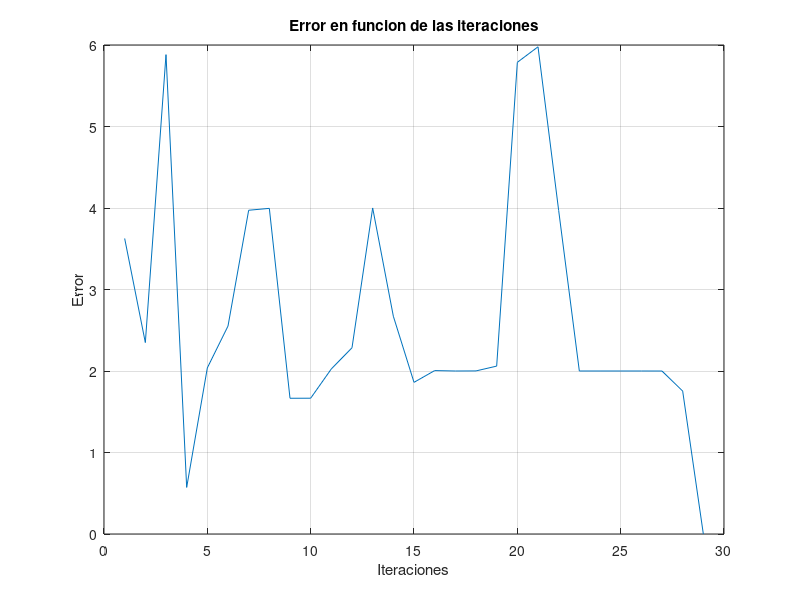

The MATLAB source for this figure:
% Ejercicio 5 - Guia 3
% Rossi Francisco - 99540

%%
clear all;
close all;
clc
alpha = 0.99;
mu = 0;
var = 1;
k = 1;
T_max = 20;
T_min = 1e-6;
E_target = 1e-4;
N = 4; % cantidad de neuronas x capa
size_X = 3; % cantidad de entradas
%
%%
X = [ones(4,1),[-1;1;-1;1],[-1;-1;1;1]];
y_d = [-1;1;1;-1]; % salida x-or
% inicializo w

% Pesos sinapticos iniciales
W_10 = normrnd(mu,var,N,size_X); 
W_21 = normrnd(mu,var,N,N); 
W_32 = normrnd(mu,var,N,N);
W_43 = normrnd(mu,var,1,N);

%defino los pesos sinapticos de los bias
b_10 = normrnd(mu,var,N,1);
b_21 = normrnd(mu,var,N,1);
b_32 = normrnd(mu,var,N,1);
b_43 = normrnd(mu,var,1,1);

T = T_max;
j = 2;
for i = randperm(length(X)) 
        % out 1 capa
        h1 = W_10*X(i,:)' + b_10;
        V1 = tanh(h1); 
        % out 2 capa
        h2 =  W_21*V1 + b_21;
        V2 = tanh(h2) ;
        % out 3 capa
        h3 = W_32*V2 + b_32;
        V3 = tanh(h3) ;
        % out final
        h4 = W_43*V3 + b_43;
        V4 = tanh(h4);
        %pause()
    end
    
    E = 1/2 *(y_d - V4)'* (y_d - V4);
    E_vec(1) = E;
while(E > E_target)
    
    W_10_ast = W_10 + normrnd(0,var,N,size_X);
    W_21_ast = W_21 + normrnd(mu,var,N,N); 
    W_32_ast = W_32 + normrnd(mu,var,N,N); 
    W_43_ast = W_43 + normrnd(mu,var,N,N); 
    
    b_10_ast = b_10 + normrnd(mu,var,N,1);
    b_21_ast = b_21 + normrnd(mu,var,N,1);
    b_32_ast = b_32 + normrnd(mu,var,N,1);
    b_43_ast = b_43 + normrnd(mu,var,N,1);
    
    for i = randperm(length(X)) 
        % out 1 capa
        h1 = W_10_ast*X(i,:)' + b_10_ast;
        V1 = tanh(h1); 
        % out 2 capa
        h2 =  W_21_ast*V1 + b_21_ast;
        V2 = tanh(h2) ;
        % out 3 capa
        h3 = W_32_ast*V2 + b_32_ast;
        V3 = tanh(h3) ;
        % out final
        h4 = W_43_ast*V3 + b_43_ast;
        V4_ast = tanh(h4);
        %pause()
    end
    
    E_ast = 1/2 * (y_d - V4_ast)' * (y_d - V4_ast);

    delta_E  = E - E_ast

    if (delta_E < 0 | binornd(1,exp(-delta_E/(k*T))))
        W_10 = W_10_ast;
        W_21 = W_21_ast;
        W_32 = W_32_ast;
        W_43 = W_43_ast;
        
        b_10 = b_10_ast;
        b_21 = b_21_ast;
        b_32 = b_32_ast;
        b_43 = b_43_ast;
        E = E_ast;
        
    end
    E_vec(j) = E;
    j = j + 1;
    %disp("E = ")
    
    if(T < T_min)
        disp("No convergio, llego a Tmin");
        break;
    end
    T = T*alpha;
end
    
%%

figure()
plot(1:j-1,E_vec)
xlabel("Iteraciones")
ylabel("Error")
title("Error en funcion de las iteraciones")
grid on